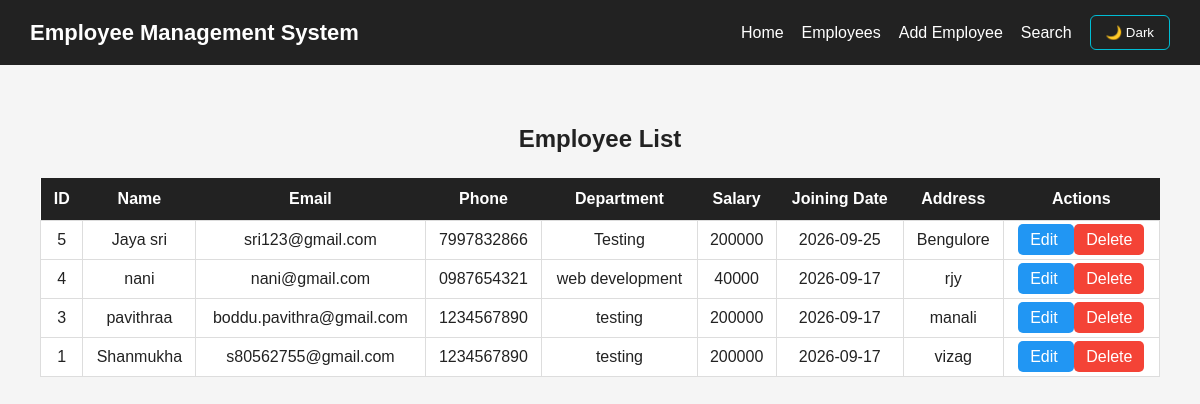
/employee (signed in), run on an earlier commit of the app's database.
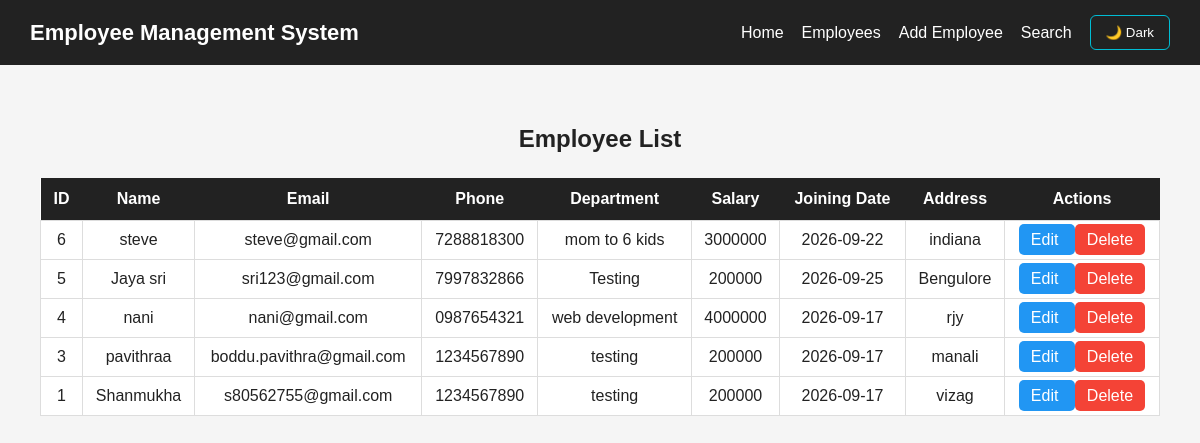
And on a later commit of the database.
### tables this page shows
CREATE TABLE employees (

            id INTEGER PRIMARY KEY AUTOINCREMENT,

            name TEXT NOT NULL,

            email TEXT NOT NULL,

            phone TEXT NOT NULL,

            department TEXT NOT NULL,

            salary INTEGER NOT NULL,

            joining_date TEXT NOT NULL,

            address TEXT

        );

### server.py (the view)
@app.route("/employee")
def employee():
    if "username" not in session:
        return redirect("/login")
    connection = get_database_connection()
    cursor = connection.cursor()
    cursor.execute("""
        SELECT *
        FROM employees
        ORDER BY id DESC
    """)
    employees = cursor.fetchall()
    connection.close()
    return render_template(
        "employee.html",
        employees=employees
    )

### server.py (called while the page is built)
def get_database_connection():
    connection = sqlite3.connect("users.db")
    connection.row_factory = sqlite3.Row
    return connection

### templates/employee.html (shortened to what this page needs)
<!DOCTYPE html>
<html lang="en">
<head>
</head>
<body>
    <div class="navbar">
        <div class="logo">
            Employee Management System
        </div>
        <div class="nav-links">
            <a href="/home">Home</a>
            <a href="/employee">Employees</a>
            <a href="/add-employee">Add Employee</a>
            <a href="/search">Search</a>
            <button class="theme-btn"
                    id="themeButton"
                    onclick="toggleTheme()">
            </button>
        </div>
    </div>
    <div class="container">
        <h2>Employee List</h2>
        <table>
            <tr>
                <th>ID</th>
                <th>Name</th>
                <th>Email</th>
                <th>Phone</th>
                <th>Department</th>
                <th>Salary</th>
                <th>Joining Date</th>
                <th>Address</th>
                <th>Actions</th>
            </tr>
            {% for employee in employees %}
            <tr>
                <td>{{ employee.id }}</td>
                <td>{{ employee.name }}</td>
                <td>{{ employee.email }}</td>
                <td>{{ employee.phone }}</td>
                <td>{{ employee.department }}</td>
                <td>{{ employee.salary }}</td>
                <td>{{ employee.joining_date }}</td>
                <td>{{ employee.address }}</td>
                <td>
                    <a class="edit-btn"
                       href="/edit-employee/{{ employee.id }}">
                        Edit
                    </a>
                    <a class="delete-btn"
                       href="/delete-employee/{{ employee.id }}"
                       onclick="return confirm('Are you sure you want to delete this employee?')">
                        Delete
                    </a>
                </td>
            </tr>
            {% endfor %}
        </table>
    </div>
</body>
</html>

### templates/employee.html (style rules this page uses)
* { box-sizing: border-box; }
body { margin: 0; font-family: Arial, sans-serif; background-color: #f5f5f5; color: #222; transition: 0.3s; }
.navbar { background-color: #222; padding: 15px 30px; display: flex; align-items: center; }
.logo { color: white; font-size: 22px; font-weight: bold; margin-right: auto; }
.nav-links { display: flex; align-items: center; gap: 18px; }
.nav-links a { color: white; text-decoration: none; }
.theme-btn { padding: 9px 15px; border-radius: 6px; border: 1px solid #00bcd4; background: transparent; color: white; cursor: pointer; }
.container { padding: 40px; }
h2 { text-align: center; margin-bottom: 25px; }
table { width: 100%; border-collapse: collapse; background: white; }
th { background-color: #222; color: white; padding: 12px; }
td { padding: 10px; border: 1px solid #ddd; text-align: center; }
.edit-btn { background-color: #2196f3; color: white; padding: 7px 12px; text-decoration: none; border-radius: 5px; }
.delete-btn { background-color: #f44336; color: white; padding: 7px 12px; text-decoration: none; border-radius: 5px; }

What changed in the data, as far as the page shows it:
added employees: id "6", name "steve", email "steve@gmail.com", phone "7288818300", department "mom to 6 kids", salary "3000000", joining_date "2026-09-22", address "indiana"
changed employees "nani": salary "40000" → "4000000"
